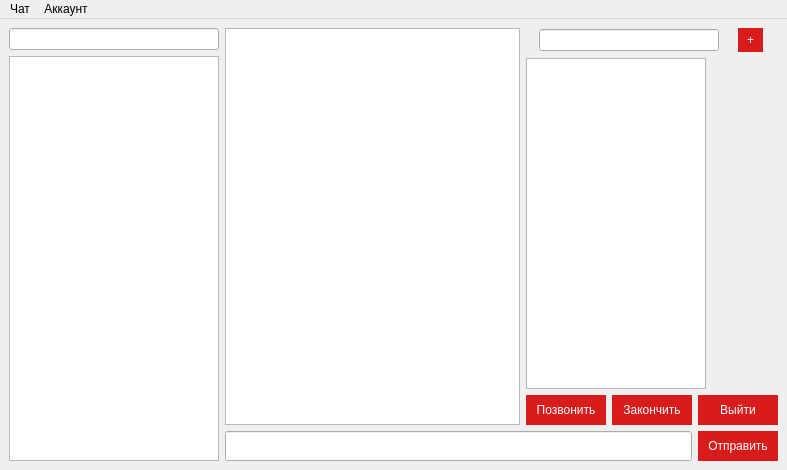
<?xml version="1.0" encoding="UTF-8"?>
<ui version="4.0">
 <class>Client</class>
 <widget class="QMainWindow" name="Client">
  <property name="geometry">
   <rect>
    <x>0</x>
    <y>0</y>
    <width>787</width>
    <height>470</height>
   </rect>
  </property>
  <property name="windowTitle">
   <string>MainWindow</string>
  </property>
  <widget class="QWidget" name="centralWidget">
   <layout class="QHBoxLayout" name="horizontalLayout_9">
    <item>
     <layout class="QVBoxLayout" name="verticalLayout">
      <item>
       <widget class="QLineEdit" name="filterChat">
        <property name="maximumSize">
         <size>
          <width>210</width>
          <height>16777215</height>
         </size>
        </property>
       </widget>
      </item>
      <item>
       <widget class="QListWidget" name="conversationsList">
        <property name="minimumSize">
         <size>
          <width>0</width>
          <height>0</height>
         </size>
        </property>
        <property name="maximumSize">
         <size>
          <width>210</width>
          <height>16777215</height>
         </size>
        </property>
       </widget>
      </item>
     </layout>
    </item>
    <item>
     <layout class="QVBoxLayout" name="verticalLayout_2">
      <item>
       <layout class="QHBoxLayout" name="horizontalLayout">
        <item>
         <widget class="QTextEdit" name="messagesList">
          <property name="readOnly">
           <bool>true</bool>
          </property>
          <property name="textInteractionFlags">
           <set>Qt::TextSelectableByMouse</set>
          </property>
         </widget>
        </item>
        <item>
         <layout class="QVBoxLayout" name="verticalLayout_3">
          <item>
           <layout class="QHBoxLayout" name="horizontalLayout_4">
            <item>
             <widget class="QLineEdit" name="filterMember">
              <property name="maximumSize">
               <size>
                <width>180</width>
                <height>16777215</height>
               </size>
              </property>
             </widget>
            </item>
            <item>
             <widget class="QPushButton" name="addMemberButton">
              <property name="maximumSize">
               <size>
                <width>25</width>
                <height>16777215</height>
               </size>
              </property>
              <property name="styleSheet">
               <string notr="true">QPushButton {
background-color: #d81b1b;
border-width:0px;
border-color: #3a3633;
border-style: solid;
padding: 5px;
padding-left: 5px;
padding-right: 5px;
font: 10pt &quot;Tahoma&quot;;
color: white;
}
QPushButton:pressed {
background-color:rgba(255,255,255,.2);
}
QPushButton:hover { background: rgb(255,37,37); }
QPushButton:disabled {
 background:#1A1A1A; 
color:#9B9B9B;
}</string>
              </property>
              <property name="text">
               <string>+</string>
              </property>
             </widget>
            </item>
           </layout>
          </item>
          <item>
           <widget class="QListWidget" name="userList">
            <property name="maximumSize">
             <size>
              <width>180</width>
              <height>16777215</height>
             </size>
            </property>
           </widget>
          </item>
          <item>
           <layout class="QHBoxLayout" name="horizontalLayout_2">
            <item>
             <widget class="QPushButton" name="callButon">
              <property name="minimumSize">
               <size>
                <width>80</width>
                <height>30</height>
               </size>
              </property>
              <property name="maximumSize">
               <size>
                <width>100</width>
                <height>16777215</height>
               </size>
              </property>
              <property name="styleSheet">
               <string notr="true">QPushButton {
background-color: #d81b1b;
border-width:0px;
border-color: #3a3633;
border-style: solid;
padding: 5px;
padding-left: 5px;
padding-right: 5px;
font: 10pt &quot;Tahoma&quot;;
color: white;
}
QPushButton:pressed {
background-color:rgba(255,255,255,.2);
}
QPushButton:hover { background: rgb(255,37,37); }
QPushButton:disabled {
 background:#1A1A1A; 
color:#9B9B9B;
}</string>
              </property>
              <property name="text">
               <string>Позвонить</string>
              </property>
             </widget>
            </item>
            <item>
             <widget class="QPushButton" name="endButton">
              <property name="minimumSize">
               <size>
                <width>80</width>
                <height>30</height>
               </size>
              </property>
              <property name="maximumSize">
               <size>
                <width>100</width>
                <height>16777215</height>
               </size>
              </property>
              <property name="styleSheet">
               <string notr="true">QPushButton {
background-color: #d81b1b;
border-width:0px;
border-color: #3a3633;
border-style: solid;
padding: 5px;
padding-left: 5px;
padding-right: 5px;
font: 10pt &quot;Tahoma&quot;;
color: white;
}
QPushButton:pressed {
background-color:rgba(255,255,255,.2);
}
QPushButton:hover { background: rgb(255,37,37); }
QPushButton:disabled {
 background:#1A1A1A; 
color:#9B9B9B;
}</string>
              </property>
              <property name="text">
               <string>Закончить</string>
              </property>
             </widget>
            </item>
            <item>
             <widget class="QPushButton" name="deleteButton">
              <property name="minimumSize">
               <size>
                <width>80</width>
                <height>30</height>
               </size>
              </property>
              <property name="maximumSize">
               <size>
                <width>1000</width>
                <height>16777215</height>
               </size>
              </property>
              <property name="styleSheet">
               <string notr="true">QPushButton {
background-color: #d81b1b;
border-width:0px;
border-color: #3a3633;
border-style: solid;
padding: 5px;
padding-left: 5px;
padding-right: 5px;
font: 10pt &quot;Tahoma&quot;;
color: white;
}
QPushButton:pressed {
background-color:rgba(255,255,255,.2);
}
QPushButton:hover { background: rgb(255,37,37); }
QPushButton:disabled {
 background:#1A1A1A; 
color:#9B9B9B;
}</string>
              </property>
              <property name="text">
               <string>Выйти</string>
              </property>
             </widget>
            </item>
           </layout>
          </item>
         </layout>
        </item>
       </layout>
      </item>
      <item>
       <layout class="QHBoxLayout" name="horizontalLayout_3">
        <item>
         <widget class="QLineEdit" name="message">
          <property name="minimumSize">
           <size>
            <width>0</width>
            <height>30</height>
           </size>
          </property>
         </widget>
        </item>
        <item>
         <widget class="QPushButton" name="sendButton">
          <property name="minimumSize">
           <size>
            <width>80</width>
            <height>30</height>
           </size>
          </property>
          <property name="maximumSize">
           <size>
            <width>80</width>
            <height>16777215</height>
           </size>
          </property>
          <property name="styleSheet">
           <string notr="true">QPushButton {
background-color: #d81b1b;
border-width:0px;
border-color: #3a3633;
border-style: solid;
padding: 5px;
padding-left: 5px;
padding-right: 5px;
font: 10pt &quot;Tahoma&quot;;
color: white;
}
QPushButton:pressed {
background-color:rgba(255,255,255,.2);
}
QPushButton:hover { background: rgb(255,37,37); }
QPushButton:disabled {
 background:#1A1A1A; 
color:#9B9B9B;
}</string>
          </property>
          <property name="text">
           <string>Отправить</string>
          </property>
          <property name="icon">
           <iconset>
            <normaloff>chat.png</normaloff>chat.png</iconset>
          </property>
         </widget>
        </item>
       </layout>
      </item>
     </layout>
    </item>
   </layout>
  </widget>
  <widget class="QMenuBar" name="menubar">
   <property name="geometry">
    <rect>
     <x>0</x>
     <y>0</y>
     <width>787</width>
     <height>20</height>
    </rect>
   </property>
   <widget class="QMenu" name="menu">
    <property name="title">
     <string>Чат</string>
    </property>
    <addaction name="fullConversation"/>
    <addaction name="findPeople"/>
    <addaction name="newConversation"/>
    <addaction name="exit"/>
    <addaction name="separator"/>
    <addaction name="about"/>
    <addaction name="changePorts"/>
   </widget>
   <widget class="QMenu" name="menu_2">
    <property name="title">
     <string>Аккаунт</string>
    </property>
    <addaction name="changeNick"/>
    <addaction name="disableSound"/>
   </widget>
   <addaction name="menu"/>
   <addaction name="menu_2"/>
  </widget>
  <action name="about">
   <property name="text">
    <string>О программе</string>
   </property>
  </action>
  <action name="exit">
   <property name="text">
    <string>Выйти</string>
   </property>
  </action>
  <action name="changeNick">
   <property name="text">
    <string>Изменить никнейм</string>
   </property>
  </action>
  <action name="disableSound">
   <property name="checkable">
    <bool>true</bool>
   </property>
   <property name="text">
    <string>Выключить оповещения</string>
   </property>
  </action>
  <action name="newConversation">
   <property name="text">
    <string>Создать беседу</string>
   </property>
  </action>
  <action name="findPeople">
   <property name="text">
    <string>Найти людей</string>
   </property>
  </action>
  <action name="fullConversation">
   <property name="text">
    <string>Вся переписка</string>
   </property>
  </action>
  <action name="changePorts">
   <property name="text">
    <string>Изменить порты</string>
   </property>
  </action>
 </widget>
 <resources/>
 <connections/>
</ui>
